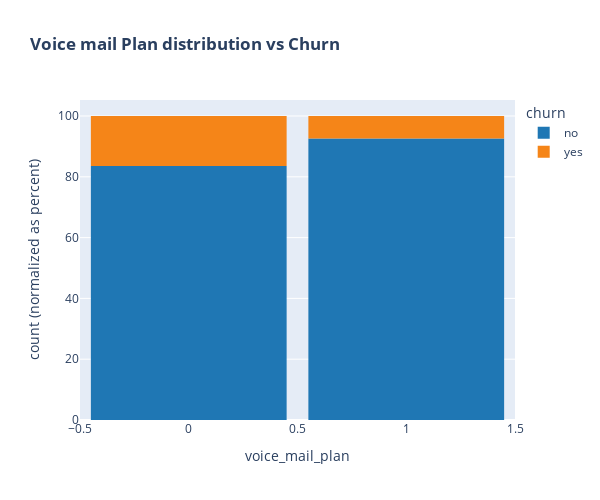

The notebook cell saved with this chart:
### Code cell
fig = px.histogram(telco_df, 
                   x ="voice_mail_plan", 
                   color='churn', 
                   barnorm = "percent", 
                   color_discrete_map=color_map,
                   title="<b>Voice mail Plan distribution vs Churn</b>")
fig.update_layout(width=600, height=500, bargap=0.1)
fig.show()

### Figure 1 — Plotly figure (JSON) as saved in the notebook; plotly's stock layout.template omitted (floating-point values rounded to 4 significant figures; data arrays with more than 128 entries replaced by an {"elided": "..."} marker saying what was removed)
{"data": [{"alignmentgroup": "True", "bingroup": "x", "hovertemplate": "churn=no<br>voice_mail_plan=%{x}<br>count (normalized as percent)=%{y}<extra></extra>", "legendgroup": "no", "marker": {"color": "#1F77B4", "pattern": {"shape": ""}}, "name": "no", "offsetgroup": "no", "orientation": "v", "showlegend": true, "type": "histogram", "x": {"elided": "3653 int values"}, "xaxis": "x", "yaxis": "y"}, {"alignmentgroup": "True", "bingroup": "x", "hovertemplate": "churn=yes<br>voice_mail_plan=%{x}<br>count (normalized as percent)=%{y}<extra></extra>", "legendgroup": "yes", "marker": {"color": "#F58518", "pattern": {"shape": ""}}, "name": "yes", "offsetgroup": "yes", "orientation": "v", "showlegend": true, "type": "histogram", "x": {"elided": "597 int values"}, "xaxis": "x", "yaxis": "y"}], "layout": {"bargap": 0.1, "barmode": "relative", "barnorm": "percent", "height": 500, "legend": {"title": {"text": "churn"}, "tracegroupgap": 0}, "title": {"text": "<b>Voice mail Plan distribution vs Churn</b>"}, "width": 600, "xaxis": {"anchor": "y", "domain": [0, 1], "title": {"text": "voice_mail_plan"}}, "yaxis": {"anchor": "x", "domain": [0, 1], "title": {"text": "count (normalized as percent)"}}}}
